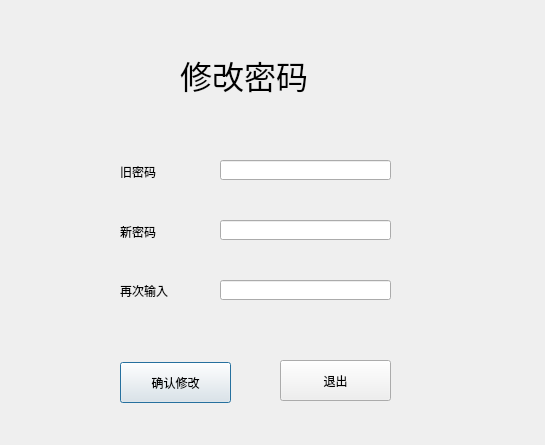
<?xml version="1.0" encoding="UTF-8"?>
<ui version="4.0">
 <class>ChangeCipher</class>
 <widget class="QDialog" name="ChangeCipher">
  <property name="geometry">
   <rect>
    <x>0</x>
    <y>0</y>
    <width>545</width>
    <height>445</height>
   </rect>
  </property>
  <property name="windowTitle">
   <string>Dialog</string>
  </property>
  <widget class="QLabel" name="label">
   <property name="geometry">
    <rect>
     <x>180</x>
     <y>40</y>
     <width>181</width>
     <height>71</height>
    </rect>
   </property>
   <property name="text">
    <string>&lt;html&gt;&lt;head/&gt;&lt;body&gt;&lt;p&gt;&lt;span style=&quot; font-size:24pt;&quot;&gt;修改密码&lt;/span&gt;&lt;/p&gt;&lt;/body&gt;&lt;/html&gt;</string>
   </property>
  </widget>
  <widget class="QLabel" name="label_2">
   <property name="geometry">
    <rect>
     <x>120</x>
     <y>162</y>
     <width>54</width>
     <height>20</height>
    </rect>
   </property>
   <property name="text">
    <string>旧密码</string>
   </property>
  </widget>
  <widget class="QLabel" name="label_3">
   <property name="geometry">
    <rect>
     <x>120</x>
     <y>222</y>
     <width>54</width>
     <height>20</height>
    </rect>
   </property>
   <property name="text">
    <string>新密码</string>
   </property>
  </widget>
  <widget class="QLabel" name="label_4">
   <property name="geometry">
    <rect>
     <x>120</x>
     <y>275</y>
     <width>61</width>
     <height>31</height>
    </rect>
   </property>
   <property name="text">
    <string>再次输入</string>
   </property>
  </widget>
  <widget class="QLineEdit" name="OpwdlineEdit">
   <property name="geometry">
    <rect>
     <x>220</x>
     <y>160</y>
     <width>171</width>
     <height>20</height>
    </rect>
   </property>
   <property name="echoMode">
    <enum>QLineEdit::Password</enum>
   </property>
  </widget>
  <widget class="QLineEdit" name="NpwdlineEdit">
   <property name="geometry">
    <rect>
     <x>220</x>
     <y>220</y>
     <width>171</width>
     <height>20</height>
    </rect>
   </property>
   <property name="echoMode">
    <enum>QLineEdit::Password</enum>
   </property>
  </widget>
  <widget class="QLineEdit" name="NpwdlineEdit1">
   <property name="geometry">
    <rect>
     <x>220</x>
     <y>280</y>
     <width>171</width>
     <height>20</height>
    </rect>
   </property>
   <property name="echoMode">
    <enum>QLineEdit::Password</enum>
   </property>
  </widget>
  <widget class="QPushButton" name="pushButton">
   <property name="geometry">
    <rect>
     <x>120</x>
     <y>362</y>
     <width>111</width>
     <height>41</height>
    </rect>
   </property>
   <property name="text">
    <string>确认修改</string>
   </property>
  </widget>
  <widget class="QPushButton" name="pushButton_2">
   <property name="geometry">
    <rect>
     <x>280</x>
     <y>360</y>
     <width>111</width>
     <height>41</height>
    </rect>
   </property>
   <property name="text">
    <string>退出</string>
   </property>
  </widget>
 </widget>
 <resources/>
 <connections/>
</ui>
